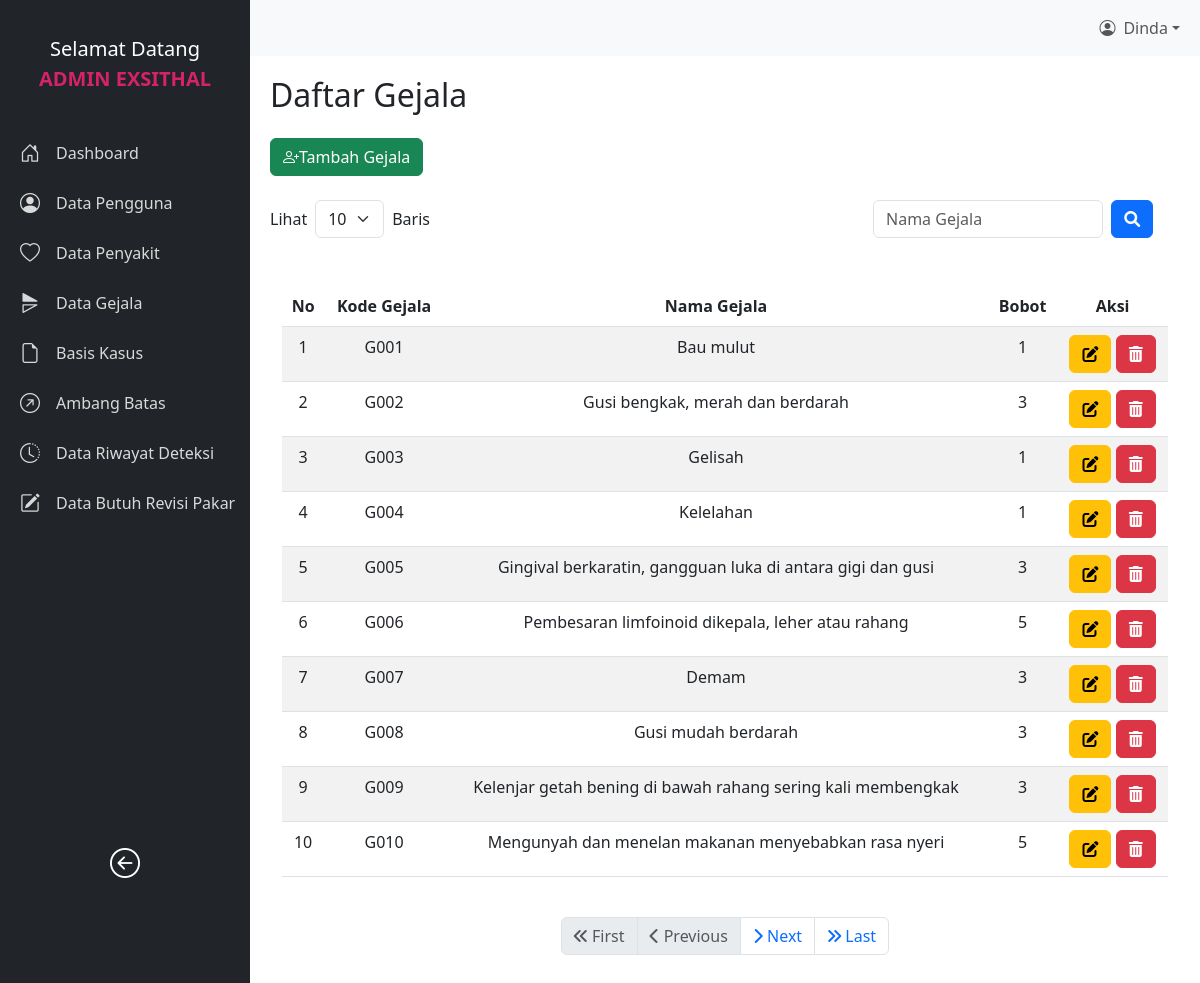
The page /admin/c-halgejala.php (signed in) on the database its author committed.
### tables this page shows
CREATE TABLE `gejala` (
  `kodegejala` varchar(5) NOT NULL,
  `namagejala` varchar(100) NOT NULL,
  `bobot` float NOT NULL
);

### handler/gejala/pagination-gejala.php (called while the page is built, shortened)
<?php
require '../database/koneksi.php';
$limit = isset($_GET['limit']) ? (int)$_GET['limit'] : 10;
$page = isset($_GET['page']) ? (int)$_GET['page'] : 1;
$offset = ($page - 1) * $limit;
$searchQuery = isset($_GET['search']) ? $_GET['search'] : '';
$countQuery = "SELECT COUNT(*) as total FROM gejala WHERE namagejala LIKE '%$searchQuery%'";
$countResult = mysqli_query($conn, $countQuery);
$totalRecords = mysqli_fetch_assoc($countResult)['total'];
$totalPages = ceil($totalRecords / $limit);
$queryGejala = "SELECT * FROM gejala WHERE namagejala LIKE '%$searchQuery%' LIMIT $limit OFFSET $offset";
$gejalaResult = mysqli_query($conn, $queryGejala);
?>

### admin/c-halgejala.php (the view, shortened to what this page needs)
<?php
require '../database/koneksi.php';
include '../handler/gejala/pagination-gejala.php';
?>
<!DOCTYPE html>
<html lang="en">
<head>
    <link href="https://cdn.jsdelivr.net/npm/bootstrap@5.3.0/dist/css/bootstrap.min.css" rel="stylesheet">
    <link rel="stylesheet" href="https://cdnjs.cloudflare.com/ajax/libs/font-awesome/6.0.0-beta3/css/all.min.css">
    <link href="https://cdnjs.cloudflare.com/ajax/libs/bootstrap-icons/1.10.3/font/bootstrap-icons.min.css" rel="stylesheet">
    <link rel="stylesheet" href="../asset/css/admin.css">
</head>
<body>
<?php include 'sidebar.php'; ?>
<?php include 'navbar.php'; ?>
<div id="content" style="margin-top: 56px;">
    <h2>Daftar Gejala</h2>
    <div class="d-flex justify-content-between align-items-center mt-4">
        <button type="button" class="btn btn-success" data-bs-toggle="modal" data-bs-target="#addGejalaModal">
        <i class="bi bi-person-plus"></i>Tambah Gejala
        </button>
    </div>
    <div class="d-flex justify-content-between align-items-center mt-4">
        <div class="d-flex align-items-center">
            <label for="entriesSelect" class="me-2">Lihat</label>
            <select id="entriesSelect" class="form-select w-auto" onchange="changeLimit(this.value)">
                <option value="10" <?php if ($limit == 10) echo 'selected'; ?>>10</option>
            </select>
            <span class="ms-2 me-2">Baris</span>
        </div>
        <div class="d-flex align-items-center">
        <input type="text" class="form-control w-75 me-2" placeholder="Nama Gejala" id="searchInput" value="<?php echo htmlspecialchars($searchQuery); ?>" onkeypress="if(event.key === 'Enter') searchGejala()">
        <button type="submit" class="btn btn-primary">
            <i class="fas fa-search"></i>
        </button>
    </div>
    </div>
<div class="container mt-4">
        <div class="table-responsive">
            <br>
            <table class="table table-striped table-hover">
            <thead>
                <tr>
                    <th class="text-center">No</th>
                    <th class="text-center">Kode Gejala</th>
                    <th class="text-center">Nama Gejala</th>
                    <th class="text-center">Bobot</th>
                    <th class="text-center">Aksi</th>
                </tr>
            </thead>
            <tbody>
                <?php if (mysqli_num_rows($gejalaResult) > 0): ?>
                    <?php $counter = $offset + 1; ?>
                    <?php while ($gejala = mysqli_fetch_assoc($gejalaResult)): ?>
                        <tr>
                            <td class="text-center"><?php echo $counter++; ?></td>
                            <td class="text-center"><?php echo $gejala['kodegejala']; ?></td>
                            <td class="text-center"><?php echo $gejala['namagejala']; ?></td>
                            <td class="text-center"><?php echo $gejala['bobot']; ?></td>
                            <td class="text-center">
                                <button type="button" class="btn btn-warning" data-bs-toggle="modal" data-bs-target="#updateModal-<?php echo $gejala['kodegejala']; ?>"><i class="fas fa-edit"></i> </button>
                                <a href="../handler/gejala/admin-hapusgejala.php?kodegejala=<?php echo $gejala['kodegejala']; ?>&limit=<?php echo $limit; ?>&page=<?php echo $page; ?>&search=<?php echo htmlspecialchars($searchQuery); ?>" class="btn btn-danger" onclick="return confirm('Apakah Anda yakin ingin menghapus gejala ini?');"><i class="fas fa-trash-alt"></i></a>
                            </td>
                        </tr>
                    <?php endwhile; ?>
                <?php else: ?>
                    <tr>
                        <td colspan="5" class="text-center">Tidak ada data gejala yang tersedia.</td>
                    </tr>
                <?php endif; ?>
            </tbody>
        </table> <br>
    </div>
</div>
    <div class="pagination-container">
    <nav aria-label="Page navigation" class="pagination-container">
            <ul class="pagination justify-content-center">
                <li class="page-item <?= $page <= 1 ? 'disabled' : ''; ?>">
                    <a class="page-link" href="?page=1&limit=<?= $limit; ?>&search=<?= htmlspecialchars($searchQuery); ?>" aria-label="First">
                        <i class="fas fa-angle-double-left"></i> First
                    </a>
                </li>
                <li class="page-item <?= $page <= 1 ? 'disabled' : ''; ?>">
                    <a class="page-link" href="?page=<?= $page - 1; ?>&limit=<?= $limit; ?>&search=<?= htmlspecialchars($searchQuery); ?>" aria-label="Previous">
                        <i class="fas fa-chevron-left"></i> Previous
                    </a>
                </li>
                <li class="page-item <?= $page >= $totalPages ? 'disabled' : ''; ?>">
                    <a class="page-link" href="?page=<?= $page + 1; ?>&limit=<?= $limit; ?>&search=<?= htmlspecialchars($searchQuery); ?>" aria-label="Next">
                        <i class="fas fa-chevron-right"></i> Next
                    </a>
                </li>
                <li class="page-item <?= $page >= $totalPages ? 'disabled' : ''; ?>">
                    <a class="page-link" href="?page=<?= $totalPages; ?>&limit=<?= $limit; ?>&search=<?= htmlspecialchars($searchQuery); ?>" aria-label="Last">
                        <i class="fas fa-angle-double-right"></i> Last
                    </a>
                </li>
            </ul>
        </nav>
        </div>
</div>
</body>
</html>

### asset/css/admin.css (style rules this page uses)
body { display: flex; height: 100vh; margin: 0; overflow: hidden; }
#content { margin-left: 250px; padding: 20px; transition: margin-left 0.3s; width: calc(100% - 250px); overflow-y: auto; }

### rows shown on the page
gejala: kodegejala "G001", namagejala "Bau mulut", bobot "1"
gejala: kodegejala "G002", namagejala "Gusi bengkak, merah dan berdarah", bobot "3"
gejala: kodegejala "G003", namagejala "Gelisah", bobot "1"
gejala: kodegejala "G004", namagejala "Kelelahan", bobot "1"
gejala: kodegejala "G005", namagejala "Gingival berkaratin, gangguan luka di antara gigi dan gusi", bobot "3"
gejala: kodegejala "G006", namagejala "Pembesaran limfoinoid dikepala, leher atau rahang", bobot "5"
gejala: kodegejala "G007", namagejala "Demam", bobot "3"
gejala: kodegejala "G008", namagejala "Gusi mudah berdarah", bobot "3"
gejala: kodegejala "G009", namagejala "Kelenjar getah bening di bawah rahang sering kali membengkak", bobot "3"
gejala: kodegejala "G010", namagejala "Mengunyah dan menelan makanan menyebabkan rasa nyeri", bobot "5"

### other values the page prints
$_SESSION['namalengkap'] "Dinda"
